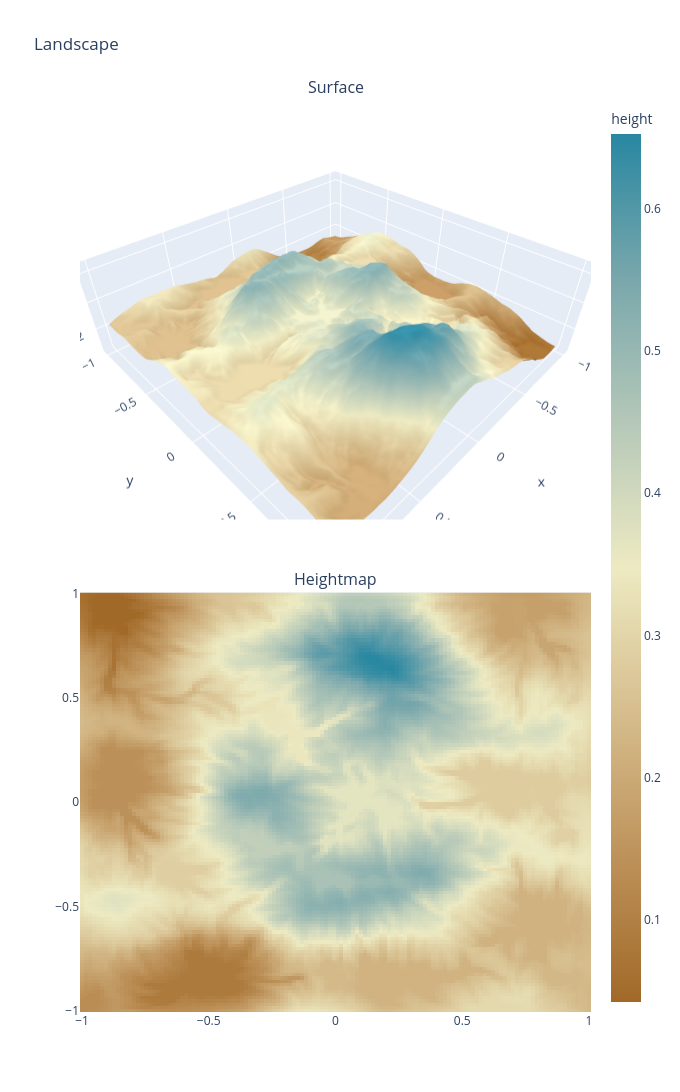
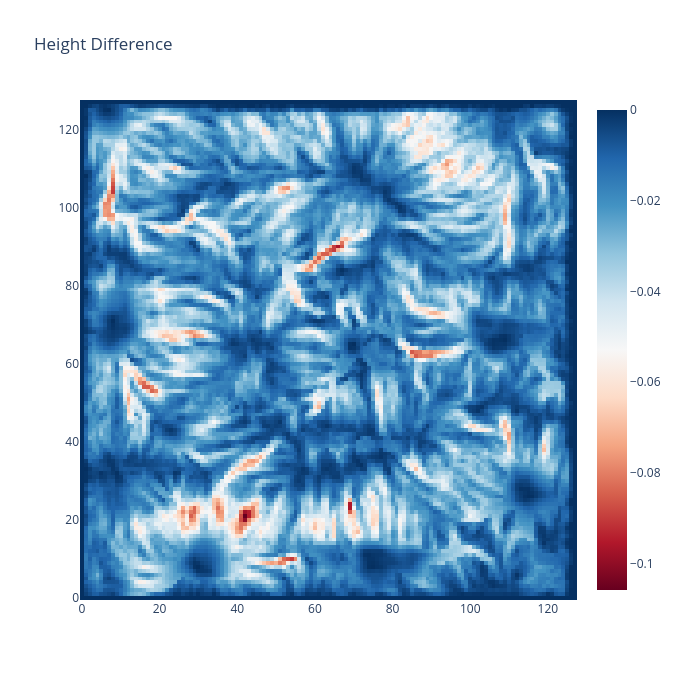

The cell these charts' notebook holds for them, in order:
### Code cell
import numba as nb


@nb.njit
def sample_height_and_gradient(heightmap, x_pos, y_pos):
    x0 = int(x_pos)
    y0 = int(y_pos)
    x1 = x0 + 1
    y1 = y0 + 1

    sx = x_pos - x0
    sy = y_pos - y0

    h00 = heightmap[y0, x0]
    h10 = heightmap[y0, x1]
    h01 = heightmap[y1, x0]
    h11 = heightmap[y1, x1]

    h0 = h00 * (1.0 - sx) + h10 * sx
    h1 = h01 * (1.0 - sx) + h11 * sx
    h = h0 * (1.0 - sy) + h1 * sy

    grad_x = (h10 - h00) * (1.0 - sy) + (h11 - h01) * sy
    grad_y = (h01 - h00) * (1.0 - sx) + (h11 - h10) * sx
    return h, grad_x, grad_y


@nb.njit
def deposit_bilinear(heightmap, x_pos, y_pos, amount):
    x0 = int(x_pos)
    y0 = int(y_pos)
    x1 = x0 + 1
    y1 = y0 + 1

    sx = x_pos - x0
    sy = y_pos - y0

    w00 = (1.0 - sx) * (1.0 - sy)
    w10 = sx * (1.0 - sy)
    w01 = (1.0 - sx) * sy
    w11 = sx * sy

    heightmap[y0, x0] += amount * w00
    heightmap[y0, x1] += amount * w10
    heightmap[y1, x0] += amount * w01
    heightmap[y1, x1] += amount * w11


@nb.njit
def erode_with_brush(heightmap, x_pos, y_pos, amount, radius):
    center_x = int(x_pos)
    center_y = int(y_pos)
    h = heightmap.shape[0]
    w = heightmap.shape[1]

    total_weight = 0.0
    for oy in range(-radius, radius + 1):
        for ox in range(-radius, radius + 1):
            xi = center_x + ox
            yi = center_y + oy
            if xi <= 0 or xi >= w - 1 or yi <= 0 or yi >= h - 1:
                continue
            dist = (ox * ox + oy * oy) ** 0.5
            if dist > radius:
                continue
            total_weight += radius + 1.0 - dist

    if total_weight <= 0.0:
        return 0.0

    removed = 0.0
    for oy in range(-radius, radius + 1):
        for ox in range(-radius, radius + 1):
            xi = center_x + ox
            yi = center_y + oy
            if xi <= 0 or xi >= w - 1 or yi <= 0 or yi >= h - 1:
                continue
            dist = (ox * ox + oy * oy) ** 0.5
            if dist > radius:
                continue

            weight = radius + 1.0 - dist
            share = amount * (weight / total_weight)

            local_floor = 1e18
            for ny in range(yi - 1, yi + 2):
                for nx in range(xi - 1, xi + 2):
                    if ny == yi and nx == xi:
                        continue
                    v = heightmap[ny, nx]
                    if v < local_floor:
                        local_floor = v

            max_remove = heightmap[yi, xi] - local_floor
            if max_remove < 0.0:
                max_remove = 0.0

            delta = share
            if delta > max_remove:
                delta = max_remove

            heightmap[yi, xi] -= delta
            removed += delta

    return removed


@nb.njit
def diffuse_step(heightmap, alpha):
    src = heightmap.copy()
    h = heightmap.shape[0]
    w = heightmap.shape[1]

    for yi in range(1, h - 1):
        for xi in range(1, w - 1):
            lap = (
                src[yi - 1, xi]
                + src[yi + 1, xi]
                + src[yi, xi - 1]
                + src[yi, xi + 1]
                - 4.0 * src[yi, xi]
            )
            heightmap[yi, xi] = src[yi, xi] + alpha * lap


@nb.njit
def hydraulic_erosion_numba(
    orig_heightmap,
    start_x,
    start_y,
    max_steps,
    inertia,
    capacity,
    min_slope,
    deposition,
    erosion,
    evaporation,
    gravity,
    max_deposit_step,
    max_erode_step,
    brush_radius,
    diffuse_every,
    diffuse_alpha,
):
    hm = orig_heightmap.copy()
    h = hm.shape[0]
    w = hm.shape[1]
    iterations = start_x.shape[0]

    for drop_idx in range(iterations):
        x_pos = start_x[drop_idx]
        y_pos = start_y[drop_idx]

        dir_x = 0.0
        dir_y = 0.0
        # speed = 1.0
        water = capacity
        sediment = 0.0

        for _ in range(max_steps):
            if x_pos < 1.0 or x_pos >= w - 2.0 or y_pos < 1.0 or y_pos >= h - 2.0:
                break

            h_now, grad_x, grad_y = sample_height_and_gradient(
                orig_heightmap, x_pos, y_pos
            )

            dir_x = dir_x * inertia - grad_x * (1.0 - inertia)
            dir_y = dir_y * inertia - grad_y * (1.0 - inertia)

            norm = (dir_x * dir_x + dir_y * dir_y) ** 0.5
            if norm < 1e-12:
                break

            dir_x /= norm
            dir_y /= norm

            new_x = x_pos + dir_x
            new_y = y_pos + dir_y
            if new_x < 1.0 or new_x >= w - 2.0 or new_y < 1.0 or new_y >= h - 2.0:
                break

            h_new, _, _ = sample_height_and_gradient(orig_heightmap, new_x, new_y)
            delta_h = h_new - h_now

            # seems like slope does not do much
            slope = -delta_h
            if slope < min_slope:
                slope = min_slope
            sediment_capacity = water * slope  # slope * speed * water

            if delta_h > 0.0 or sediment > sediment_capacity:
                # target = (
                #     delta_h
                #     if delta_h > 0.0
                #     else (sediment - sediment_capacity) * deposition
                # )
                # deposit_amount = sediment
                # if target < deposit_amount:
                #     deposit_amount = target
                # if max_deposit_step < deposit_amount:
                #     deposit_amount = max_deposit_step

                # if deposit_amount > 0.0:
                #     deposit_bilinear(hm, x_pos, y_pos, deposit_amount)
                #     sediment -= deposit_amount
                pass
            else:
                # erode_amount = (sediment_capacity - sediment) * erosion
                erode_amount = sediment_capacity * erosion
                # downhill_limit = -delta_h
                # if downhill_limit < erode_amount:
                #     erode_amount = downhill_limit
                if max_erode_step < erode_amount:
                    erode_amount = max_erode_step

                if erode_amount > 0.0:
                    lifted = erode_with_brush(
                        hm, x_pos, y_pos, erode_amount, brush_radius
                    )
                    # sediment += lifted

            # speed_sq = speed * speed + (-delta_h) * gravity
            # if speed_sq < 0.05:
            #     speed_sq = 0.05
            # speed = speed_sq**0.5
            # if speed > 3.0:
            #     speed = 3.0

            water *= 1.0 - evaporation
            x_pos = new_x
            y_pos = new_y

            if water < 0.02:
                break

        # if diffuse_every > 0 and ((drop_idx + 1) % diffuse_every == 0):
        #     diffuse_step(hm, diffuse_alpha)

    return hm


def hydraulic_erosion(
    heightmap,
    iterations=128 * 128,
    max_steps=8,
    erosion=0.2,
    max_erode_step=0.02,
    capacity=1.6,
    evaporation=0.01,
    brush_radius=1,
    min_slope=0.01,
    inertia=0.0,  # removed
    gravity=4.0,  # removed
    deposition=0.0,  # removed
    max_deposit_step=0.0,  # removed
    diffuse_every=6000,  # removed
    diffuse_alpha=0.01,  # removed
    seed=None,
):
    rng = np.random.default_rng(seed)
    h, w = heightmap.shape
    start_x = rng.uniform(1.0, w - 2.0, size=iterations).astype(np.float64)
    start_y = rng.uniform(1.0, h - 2.0, size=iterations).astype(np.float64)

    hm64 = np.asarray(heightmap, dtype=np.float64)
    eroded = hydraulic_erosion_numba(
        hm64,
        start_x,
        start_y,
        max_steps,
        inertia,
        capacity,
        min_slope,
        deposition,
        erosion,
        evaporation,
        gravity,
        max_deposit_step,
        max_erode_step,
        int(brush_radius),
        int(diffuse_every),
        diffuse_alpha,
    )
    return eroded.astype(heightmap.dtype, copy=False)


eroded_height = hydraulic_erosion(height)
plot_landscape(x, y, xx, yy, eroded_height)


def plot_heatmap(diff, name):
    fig = go.Figure(data=go.Heatmap(z=diff, colorscale="RdBu"))
    fig.update_layout(height=680, width=680, title=name)
    fig.show()


def plot_diff_heatmap(diff):
    plot_heatmap(diff, "Height Difference")


height_diff = eroded_height - height
plot_diff_heatmap(height_diff)

### Figure 1 — Plotly figure (JSON) as saved in the notebook; plotly's stock layout.template omitted (floating-point values rounded to 4 significant figures; data arrays with more than 128 entries replaced by an {"elided": "..."} marker saying what was removed)
{"data": [{"colorscale": [[0, "rgb(161, 105, 40)"], [0.1667, "rgb(189, 146, 90)"], [0.3333, "rgb(214, 189, 141)"], [0.5, "rgb(237, 234, 194)"], [0.6667, "rgb(181, 200, 184)"], [0.8333, "rgb(121, 167, 172)"], [1, "rgb(40, 135, 161)"]], "scene": "scene", "showscale": false, "type": "surface", "x": {"elided": "128x128 float values"}, "y": {"elided": "128x128 float values"}, "z": {"elided": "128x128 float values"}}, {"colorbar": {"title": {"text": "height"}}, "colorscale": [[0, "rgb(161, 105, 40)"], [0.1667, "rgb(189, 146, 90)"], [0.3333, "rgb(214, 189, 141)"], [0.5, "rgb(237, 234, 194)"], [0.6667, "rgb(181, 200, 184)"], [0.8333, "rgb(121, 167, 172)"], [1, "rgb(40, 135, 161)"]], "type": "heatmap", "x": [-1.0, -0.9843, -0.9685, -0.9528, -0.937, -0.9213, -0.9055, -0.8898, -0.874, -0.8583, -0.8425, -0.8268, -0.811, -0.7953, -0.7795, -0.7638, -0.748, -0.7323, -0.7165, -0.7008, -0.685, -0.6693, -0.6535, -0.6378, -0.622, -0.6063, -0.5906, -0.5748, -0.5591, -0.5433, -0.5276, -0.5118, -0.4961, -0.4803, -0.4646, -0.4488, -0.4331, -0.4173, -0.4016, -0.3858, -0.3701, -0.3543, -0.3386, -0.3228, -0.3071, -0.2913, -0.2756, -0.2598, -0.2441, -0.2283, -0.2126, -0.1969, -0.1811, -0.1654, -0.1496, -0.1339, -0.1181, -0.1024, -0.08661, -0.07087, -0.05512, -0.03937, -0.02362, -0.007874, 0.007874, 0.02362, 0.03937, 0.05512, 0.07087, 0.08661, 0.1024, 0.1181, 0.1339, 0.1496, 0.1654, 0.1811, 0.1969, 0.2126, 0.2283, 0.2441, 0.2598, 0.2756, 0.2913, 0.3071, 0.3228, 0.3386, 0.3543, 0.3701, 0.3858, 0.4016, 0.4173, 0.4331, 0.4488, 0.4646, 0.4803, 0.4961, 0.5118, 0.5276, 0.5433, 0.5591, 0.5748, 0.5906, 0.6063, 0.622, 0.6378, 0.6535, 0.6693, 0.685, 0.7008, 0.7165, 0.7323, 0.748, 0.7638, 0.7795, 0.7953, 0.811, 0.8268, 0.8425, 0.8583, 0.874, 0.8898, 0.9055, 0.9213, 0.937, 0.9528, 0.9685, 0.9843, 1.0], "xaxis": "x", "y": [-1.0, -0.9843, -0.9685, -0.9528, -0.937, -0.9213, -0.9055, -0.8898, -0.874, -0.8583, -0.8425, -0.8268, -0.811, -0.7953, -0.7795, -0.7638, -0.748, -0.7323, -0.7165, -0.7008, -0.685, -0.6693, -0.6535, -0.6378, -0.622, -0.6063, -0.5906, -0.5748, -0.5591, -0.5433, -0.5276, -0.5118, -0.4961, -0.4803, -0.4646, -0.4488, -0.4331, -0.4173, -0.4016, -0.3858, -0.3701, -0.3543, -0.3386, -0.3228, -0.3071, -0.2913, -0.2756, -0.2598, -0.2441, -0.2283, -0.2126, -0.1969, -0.1811, -0.1654, -0.1496, -0.1339, -0.1181, -0.1024, -0.08661, -0.07087, -0.05512, -0.03937, -0.02362, -0.007874, 0.007874, 0.02362, 0.03937, 0.05512, 0.07087, 0.08661, 0.1024, 0.1181, 0.1339, 0.1496, 0.1654, 0.1811, 0.1969, 0.2126, 0.2283, 0.2441, 0.2598, 0.2756, 0.2913, 0.3071, 0.3228, 0.3386, 0.3543, 0.3701, 0.3858, 0.4016, 0.4173, 0.4331, 0.4488, 0.4646, 0.4803, 0.4961, 0.5118, 0.5276, 0.5433, 0.5591, 0.5748, 0.5906, 0.6063, 0.622, 0.6378, 0.6535, 0.6693, 0.685, 0.7008, 0.7165, 0.7323, 0.748, 0.7638, 0.7795, 0.7953, 0.811, 0.8268, 0.8425, 0.8583, 0.874, 0.8898, 0.9055, 0.9213, 0.937, 0.9528, 0.9685, 0.9843, 1.0], "yaxis": "y", "z": {"elided": "128x128 float values"}}], "layout": {"annotations": [{"font": {"size": 16}, "showarrow": false, "text": "Surface", "x": 0.5, "xanchor": "center", "xref": "paper", "y": 1, "yanchor": "bottom", "yref": "paper"}, {"font": {"size": 16}, "showarrow": false, "text": "Heightmap", "x": 0.5, "xanchor": "center", "xref": "paper", "y": 0.46, "yanchor": "bottom", "yref": "paper"}], "height": 1200, "scene": {"domain": {"x": [0, 1], "y": [0.54, 1]}, "xaxis": {"title": {"text": "x"}}, "yaxis": {"title": {"text": "y"}}, "zaxis": {"title": {"text": "height"}}}, "title": {"text": "Landscape"}, "width": 680, "xaxis": {"anchor": "y", "domain": [0, 1]}, "yaxis": {"anchor": "x", "domain": [0, 0.46]}}}

### Figure 2 — Plotly figure (JSON) as saved in the notebook; plotly's stock layout.template omitted (floating-point values rounded to 4 significant figures; data arrays with more than 128 entries replaced by an {"elided": "..."} marker saying what was removed)
{"data": [{"colorscale": [[0, "rgb(103,0,31)"], [0.1, "rgb(178,24,43)"], [0.2, "rgb(214,96,77)"], [0.3, "rgb(244,165,130)"], [0.4, "rgb(253,219,199)"], [0.5, "rgb(247,247,247)"], [0.6, "rgb(209,229,240)"], [0.7, "rgb(146,197,222)"], [0.8, "rgb(67,147,195)"], [0.9, "rgb(33,102,172)"], [1, "rgb(5,48,97)"]], "type": "heatmap", "z": {"elided": "128x128 float values"}}], "layout": {"height": 680, "title": {"text": "Height Difference"}, "width": 680}}
